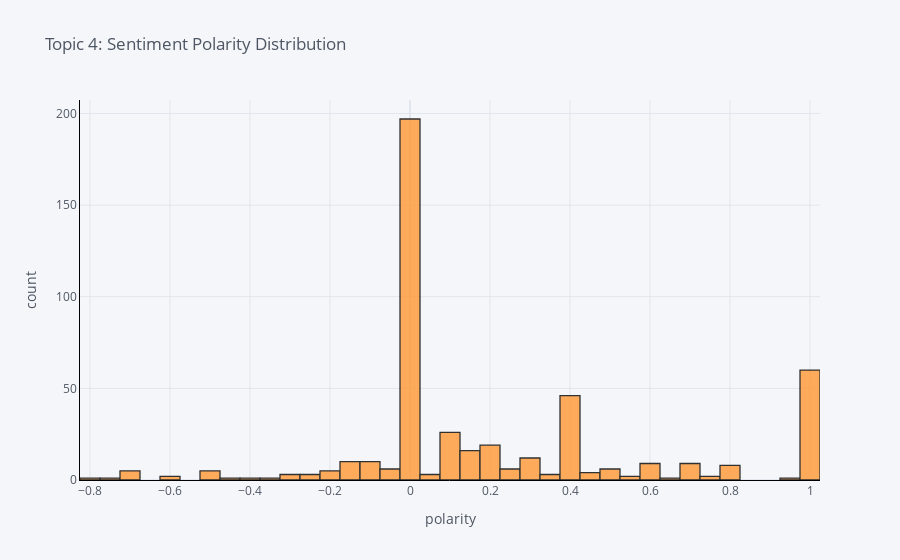

Notebook code for this chart:
### Code cell
plot_model(lda, plot = 'sentiment', topic_num = "Topic 4")

### Figure 1 — Plotly figure (JSON) as saved in the notebook; plotly's stock layout.template omitted (floating-point values rounded to 4 significant figures; data arrays with more than 128 entries replaced by an {"elided": "..."} marker saying what was removed)
{"data": [{"histfunc": "count", "histnorm": "", "marker": {"color": "rgba(255, 153, 51, 1.0)", "line": {"color": "#000000", "width": 1.3}}, "name": "Review_amazon", "nbinsx": 50, "opacity": 0.8, "orientation": "v", "type": "histogram", "x": {"elided": "484 float values"}}], "layout": {"barmode": "overlay", "legend": {"bgcolor": "#F5F6F9", "font": {"color": "#4D5663"}}, "paper_bgcolor": "#F5F6F9", "plot_bgcolor": "#F5F6F9", "title": {"font": {"color": "#4D5663"}, "text": "Topic 4: Sentiment Polarity Distribution"}, "xaxis": {"gridcolor": "#E1E5ED", "linecolor": "black", "showgrid": true, "tickfont": {"color": "#4D5663"}, "title": {"font": {"color": "#4D5663"}, "text": "polarity"}, "zerolinecolor": "#E1E5ED"}, "yaxis": {"gridcolor": "#E1E5ED", "linecolor": "black", "showgrid": true, "tickfont": {"color": "#4D5663"}, "title": {"font": {"color": "#4D5663"}, "text": "count"}, "zerolinecolor": "#E1E5ED"}}}
